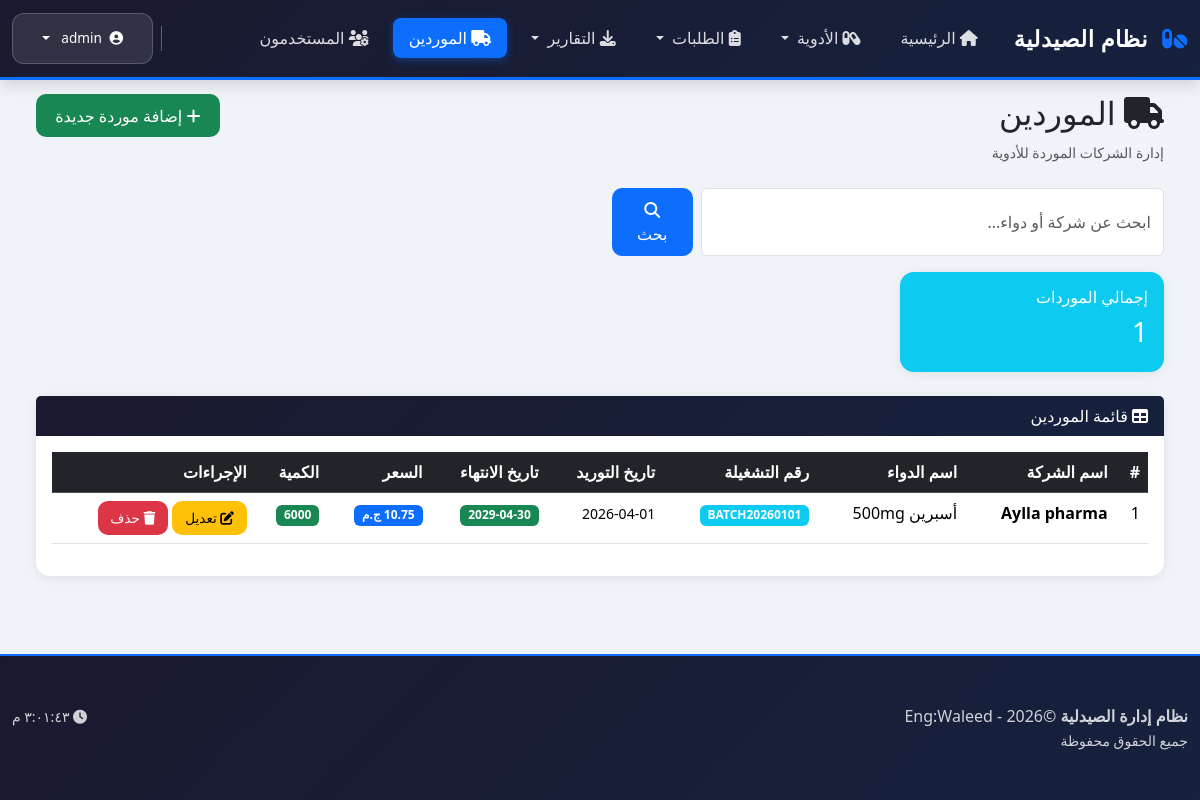
Screenshot of /suppliers (signed in) with the database file from the repository.
### tables this page shows
CREATE TABLE suppliers (
            id INTEGER PRIMARY KEY AUTOINCREMENT,
            company_name TEXT NOT NULL,
            drug_name TEXT NOT NULL,
            batch_number TEXT NOT NULL,
            supply_date TEXT NOT NULL,
            expiry_date TEXT NOT NULL,
            price REAL NOT NULL,
            quantity INTEGER NOT NULL,
            created_at TIMESTAMP DEFAULT CURRENT_TIMESTAMP
        );

### app.py (the view)
@app.route('/suppliers')
def suppliers():
    if 'user' not in session:
        return redirect(url_for('login'))
    search = request.args.get('search', '').strip()
    conn = database.connect()
    if search:
        rows = conn.execute("""
            SELECT * FROM suppliers
            WHERE company_name LIKE ? OR drug_name LIKE ?
            ORDER BY id DESC
        """, ('%' + search + '%', '%' + search + '%')).fetchall()
    else:
        rows = conn.execute("SELECT * FROM suppliers ORDER BY id DESC").fetchall()
    conn.close()
    return render_template("suppliers.html", suppliers=rows, search=search, now=datetime.now(), timedelta=timedelta)

### app.py (called while the page is built)
@app.context_processor
def inject_user():
    return {
        'current_user': session.get('user'),
        'current_role': session.get('role')
    }

### database.py (called while the page is built)
def connect():
    conn = sqlite3.connect(DATABASE)
    conn.row_factory = sqlite3.Row
    return conn

### templates/suppliers.html (shortened to what this page needs)
{% extends "base.html" %}
{% block content %}
<div class="container-fluid">
    <div class="row mb-4">
        <div class="col-md-8">
            <h2><i class="fas fa-truck"></i> الموردين</h2>
            <small class="text-muted">إدارة الشركات الموردة للأدوية</small>
        </div>
        <div class="col-md-4 text-end">
            {% if session.get('role') in ['admin', 'pharmacist'] %}
            <a href="{{ url_for('add_supplier') }}" class="btn btn-success">
                <i class="fas fa-plus"></i> إضافة موردة جديدة
            </a>
            {% endif %}
        </div>
    </div>
    <div class="row mb-3">
        <div class="col-md-6">
            <form method="GET" class="d-flex gap-2">
                <input type="text" name="search" class="form-control" placeholder="ابحث عن شركة أو دواء...">
                <button type="submit" class="btn btn-primary">
                    <i class="fas fa-search"></i> بحث
                </button>
            </form>
        </div>
    </div>
    <div class="row mb-4">
        <div class="col-md-3">
            <div class="card bg-info text-white">
                <div class="card-body">
                    <h6>إجمالي الموردات</h6>
                    <h3>{{ suppliers|length }}</h3>
                </div>
            </div>
        </div>
    </div>
    <div class="card">
        <div class="card-header bg-dark text-white">
            <i class="fas fa-table"></i> قائمة الموردين
        </div>
        <div class="card-body">
            {% if suppliers %}
            <div class="table-responsive">
                <table class="table table-hover">
                    <thead class="table-dark">
                        <tr>
                            <th>#</th>
                            <th>اسم الشركة</th>
                            <th>اسم الدواء</th>
                            <th>رقم التشغيلة</th>
                            <th>تاريخ التوريد</th>
                            <th>تاريخ الانتهاء</th>
                            <th>السعر</th>
                            <th>الكمية</th>
                            <th>الإجراءات</th>
                        </tr>
                    </thead>
                    <tbody>
                        {% for supplier in suppliers %}
                        <tr>
                            <td>{{ supplier['id'] }}</td>
                            <td><strong>{{ supplier['company_name'] }}</strong></td>
                            <td>{{ supplier['drug_name'] }}</td>
                            <td><span class="badge bg-info">{{ supplier['batch_number'] }}</span></td>
                            <td>
                                <small>{{ supplier['supply_date'] }}</small>
                            </td>
                            <td>
                                {% set today = now.strftime('%Y-%m-%d') %}
                                {% if supplier['expiry_date'] < today %}
                                    <span class="badge bg-danger">منتهي</span>
                                {% elif supplier['expiry_date'] < (now + timedelta(days=30)).strftime('%Y-%m-%d') %}
                                    <span class="badge bg-warning">قريب الانتهاء</span>
                                {% else %}
                                    <span class="badge bg-success">{{ supplier['expiry_date'] }}</span>
                                {% endif %}
                            </td>
                            <td>
                                <span class="badge bg-primary">{{ supplier['price'] }} ج.م</span>
                            </td>
                            <td>
                                {% if supplier['quantity'] > 50 %}
                                    <span class="badge bg-success">{{ supplier['quantity'] }}</span>
                                {% elif supplier['quantity'] > 20 %}
                                    <span class="badge bg-warning">{{ supplier['quantity'] }}</span>
                                {% else %}
                                    <span class="badge bg-danger">{{ supplier['quantity'] }}</span>
                                {% endif %}
                            </td>
                            <td>
                                {% if session.get('role') in ['admin', 'pharmacist'] %}
                                <a href="{{ url_for('edit_supplier', supplier_id=supplier['id']) }}" class="btn btn-sm btn-warning">
                                    <i class="fas fa-edit"></i> تعديل
                                </a>
                                {% if session.get('role') == 'admin' %}
                                <a href="{{ url_for('delete_supplier', supplier_id=supplier['id']) }}" class="btn btn-sm btn-danger" onclick="return confirm('هل تريد الحذف؟')">
                                    <i class="fas fa-trash"></i> حذف
                                </a>
                                {% endif %}
                                {% endif %}
                            </td>
                        </tr>
                        {% endfor %}
                    </tbody>
                </table>
            </div>
            {% else %}
            <div class="alert alert-info text-center">
                <i class="fas fa-info-circle"></i> لا توجد موردات حالياً
            </div>
            {% endif %}
        </div>
    </div>
</div>
{% endblock %}

### templates/base.html (shortened to what this page needs)
<!DOCTYPE html>
<html lang="ar" dir="rtl">
<head>
    <link rel="stylesheet" href="https://cdn.jsdelivr.net/npm/bootstrap@5.3.2/dist/css/bootstrap.rtl.min.css">
    <link rel="stylesheet" href="https://cdnjs.cloudflare.com/ajax/libs/font-awesome/6.5.0/css/all.min.css">
</head>
<body>
    <nav class="navbar navbar-expand-lg navbar-dark fixed-top">
        <div class="container-fluid">
            <a class="navbar-brand" href="{{ url_for('dashboard') }}">
                <i class="fas fa-pills"></i> نظام الصيدلية
            </a>
            <div class="collapse navbar-collapse" id="navbarNav">
                <ul class="navbar-nav me-auto">
                    <li class="nav-item">
                        <a class="nav-link {% if request.endpoint == 'dashboard' %}active{% endif %}"
                           href="{{ url_for('dashboard') }}">
                            <i class="fas fa-home"></i> الرئيسية
                        </a>
                    </li>
                    <li class="nav-item dropdown">
                        <a class="nav-link dropdown-toggle {% if request.endpoint in ['medicines', 'add', 'edit'] %}active{% endif %}"
                           href="#" id="medicinesDropdown" role="button" data-bs-toggle="dropdown">
                            <i class="fas fa-capsules"></i> الأدوية
                        </a>
                    </li>
                    <li class="nav-item dropdown">
                        <a class="nav-link dropdown-toggle {% if request.endpoint in ['doctor_order', 'pharmacy_orders'] %}active{% endif %}"
                           href="#" id="ordersDropdown" role="button" data-bs-toggle="dropdown">
                            <i class="fas fa-clipboard-list"></i> الطلبات
                        </a>
                    </li>
                    <li class="nav-item dropdown">
                        <a class="nav-link dropdown-toggle" href="#" id="exportDropdown" role="button" data-bs-toggle="dropdown">
                            <i class="fas fa-download"></i> التقارير
                        </a>
                    </li>
{% if session.get('role') in ['admin', 'pharmacist'] %}
<li class="nav-item">
    <a class="nav-link {% if request.endpoint == 'suppliers' %}active{% endif %}"
       href="{{ url_for('suppliers') }}">
        <i class="fas fa-truck"></i> الموردين
    </a>
</li>
{% endif %}
                    {% if session.get('role') == 'admin' %}
                    <li class="nav-item">
                        <a class="nav-link {% if request.endpoint in ['users.user_list', 'users.add_user', 'users.edit_user'] %}active{% endif %}"
                           href="{{ url_for('users.user_list') }}">
                            <i class="fas fa-users-cog"></i> المستخدمون
                        </a>
                    </li>
                    {% endif %}
                </ul>
                <div class="d-flex align-items-center">
                    <div class="dropdown user-menu">
                        <button class="btn btn-sm dropdown-toggle text-white" type="button" id="userDropdown" data-bs-toggle="dropdown">
                            <i class="fas fa-user-circle"></i>
                            <span class="ms-1">{{ session.get('user', 'Guest') }}</span>
                        </button>
                    </div>
                </div>
            </div>
        </div>
    </nav>
    <main class="container-fluid py-4 px-3 px-md-4">
        {% block content %}{% endblock %}
    </main>
    <footer class="mt-5">
        <div class="container-fluid py-3">
            <div class="row">
                <div class="col-md-6">
                    <p class="mb-0">
                        <strong>نظام إدارة الصيدلية</strong> ©2026 - Eng:Waleed
                    </p>
                    <small>جميع الحقوق محفوظة</small>
                </div>
                <div class="col-md-6 text-end">
                    <small>
                        <i class="fas fa-clock"></i>
                        <span id="current-time"></span>
                    </small>
                </div>
            </div>
        </div>
    </footer>

### templates/base.html (style rules this page uses)
:root { --primary-color: #1a1a2e; --secondary-color: #16213e; --accent-color: #0d6efd; --success-color: #198754; --danger-color: #dc3545; }
* { font-family: 'Segoe UI', Tahoma, Geneva, Verdana, sans-serif; }
body { background-color: #f0f4f8; padding-top: 70px; min-height: 100vh; display: flex; flex-direction: column; }
main { flex: 1; }
.navbar { background: linear-gradient(135deg, var(--primary-color), var(--secondary-color)); box-shadow: 0 4px 15px rgba(0, 0, 0, 0.15); border-bottom: 3px solid var(--accent-color); padding: 0.8rem 0; }
.navbar-brand { font-size: 1.4rem; font-weight: bold; color: #fff !important; letter-spacing: 0.5px; }
.navbar-brand i { margin-left: 0.5rem; color: var(--accent-color); }
.nav-link { color: rgba(255, 255, 255, 0.85) !important; font-weight: 500; padding: 0.5rem 1rem !important; transition: all 0.3s ease; border-radius: 8px; margin: 0 0.25rem; }
.nav-link.active { color: #fff !important; background-color: var(--accent-color); box-shadow: 0 2px 8px rgba(13, 110, 253, 0.4); }
.user-menu { background-color: rgba(255, 255, 255, 0.1); border-radius: 12px; padding: 0.5rem 1rem; border: 1px solid rgba(255, 255, 255, 0.2); transition: all 0.3s ease; }
.user-menu .dropdown-toggle::after { margin-right: 0.5rem; }
.card { border: none; border-radius: 14px; box-shadow: 0 2px 12px rgba(0, 0, 0, 0.08); transition: all 0.3s ease; }
.card-header { background: linear-gradient(135deg, var(--primary-color), var(--secondary-color)); color: #fff; border-radius: 14px 14px 0 0; border: none; }
.btn { border-radius: 10px; font-weight: 500; padding: 0.6rem 1.2rem; transition: all 0.3s ease; border: none; }
.btn-primary { background-color: var(--accent-color); }
.btn-sm { padding: 0.4rem 0.8rem; font-size: 0.85rem; }
footer { background: linear-gradient(135deg, var(--primary-color), var(--secondary-color)); color: rgba(255, 255, 255, 0.8); padding: 2rem 0; margin-top: 3rem; border-top: 2px solid var(--accent-color); }

### rows the page displays
suppliers: id "1", company_name "Aylla pharma", drug_name "أسبرين 500mg", batch_number "BATCH20260101", supply_date "2026-04-01", expiry_date "2029-04-30", price "10.75", quantity "6000"

### other values shown
{{ session.get('user', 'Guest') }} "admin"
{{ suppliers|length }} "1"
